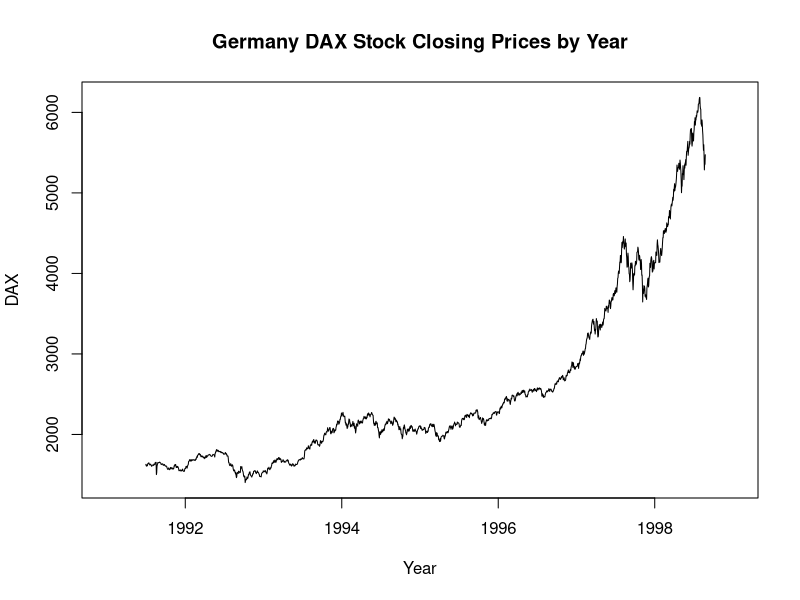

Write R code to recreate this figure.
## ---- chunk 1
library(ggplot2)

df <- EuStockMarkets[,1]


plot(df,ylab = "DAX", xlab = "Year",main = "Germany DAX Stock Closing Prices by Year",xlim = c(1991, 1999))


